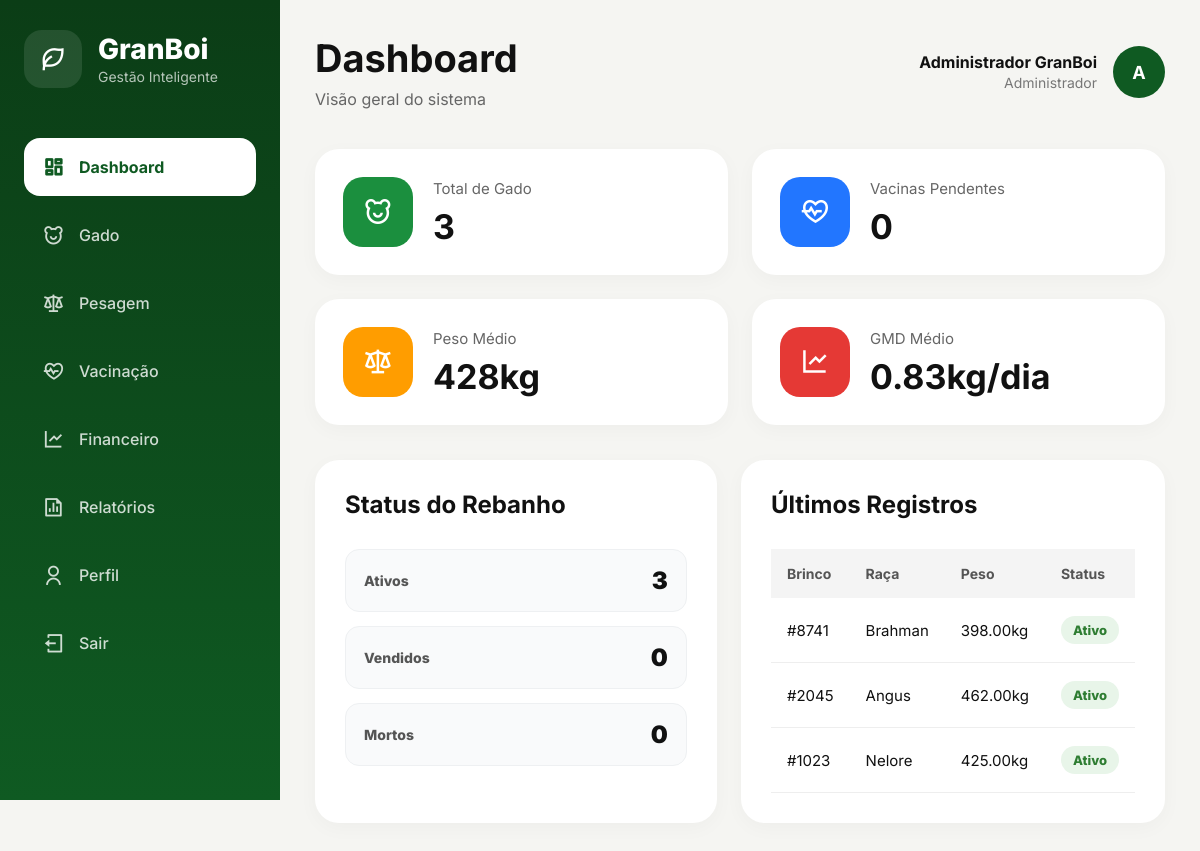
/dashboard (signed in), run on the app's committed database.
### tables this page shows
CREATE TABLE animal (
    id INT AUTO_INCREMENT PRIMARY KEY,
    brinco_identificador VARCHAR(50) NOT NULL UNIQUE,
    nome VARCHAR(100) NULL,
    raca VARCHAR(100) NULL,
    lote VARCHAR(100) NULL,
    data_nascimento DATE NULL,
    sexo ENUM('Macho', 'Fêmea') NOT NULL,
    peso_entrada DECIMAL(10,2) NOT NULL,
    status ENUM('ativo', 'vendido', 'morto', 'excluido') DEFAULT 'ativo',
    observacoes TEXT NULL,
    created_at DATETIME DEFAULT CURRENT_TIMESTAMP,
    updated_at DATETIME DEFAULT CURRENT_TIMESTAMP ON UPDATE CURRENT_TIMESTAMP
);

### app/controllers/Controller.php (called while the page is built, shortened)
<?php
class Controller
{
    protected function render($view, $dados = [])
    {
        $viewPath = ROOT_PATH . "/app/views/{$view}.php";
        extract($dados);
        require_once ROOT_PATH . "/app/layout/cabecalho.php";
        require_once $viewPath;
        require_once ROOT_PATH . "/app/layout/rodape.php";
    }
}

### app/controllers/HomeController.php (called while the page is built)
<?php
class HomeController extends Controller
{
    public function dashboard()
    {
        $dashboardModel = $this->model('Dashboard');
        $this->render('dashboard/dashboard', [
            'titulo' => 'GranBoi - Dashboard',
            'pageCss' => [
                '/public/assets/css/pages/dashboard/dashboard.css'
            ],
            'pageJs' => [
                '/public/assets/js/pages/dashboard/dashboard.js'
            ],
            'totalAnimais' => $dashboardModel->totalAnimais(),
            'totalAtivos' => $dashboardModel->totalPorStatus('ativo'),
            'totalVendidos' => $dashboardModel->totalPorStatus('vendido'),
            'totalMortos' => $dashboardModel->totalPorStatus('morto'),
            'pesoMedio' => $dashboardModel->pesoMedioAtual(),
            'gmdMedio' => $dashboardModel->gmdMedio(),
            'vacinasPendentes' => $dashboardModel->vacinasPendentes(),
            'ultimosAnimais' => $dashboardModel->ultimosAnimais(5),
            'ultimasPesagens' => $dashboardModel->ultimasPesagens(5)
        ]);
    }
}

### app/routes/web.php (called while the page is built, shortened)
<?php
$url = parse_url($_SERVER['REQUEST_URI'], PHP_URL_PATH);
$basePath = parse_url(BASE_URL, PHP_URL_PATH);
$url = str_replace($basePath, '', $url);
$route = $routes[$url];
$method = $route['method'];
require_once ROOT_PATH . '/app/controllers/Controller.php';
$controllerInstance = new $controller();
$controllerInstance->$method();

### index.php (called while the page is built, shortened)
<?php
require_once ROOT_PATH . '/app/routes/web.php';

### app/models/Dashboard.php (called while the page is built, shortened)
<?php
class Dashboard
{
    private $db;
    public function __construct()
    {
        $this->db = Conexao::conectar();
    }
    public function ultimosAnimais($limit = 5)
    {
        $limit = (int) $limit;
        $sql = "
            SELECT
                animal.*,
                COALESCE(ultima_pesagem.peso, animal.peso_entrada) AS peso_atual,
                ultima_pesagem.data_registro AS data_ultima_pesagem
            FROM animal
            LEFT JOIN (
                SELECT aph1.animal_id, aph1.peso, aph1.data_registro
                FROM animal_peso_historico aph1
                INNER JOIN (
                    SELECT animal_id, MAX(data_registro) AS ultima_data
                    FROM animal_peso_historico
                    GROUP BY animal_id
                ) aph2
                    ON aph2.animal_id = aph1.animal_id
                    AND aph2.ultima_data = aph1.data_registro
            ) ultima_pesagem
                ON ultima_pesagem.animal_id = animal.id
            WHERE animal.status != 'excluido'
            ORDER BY animal.id DESC
            LIMIT {$limit}
        ";
        return $this->db->query($sql)->fetchAll(PDO::FETCH_ASSOC);
    }
}

### app/views/dashboard/dashboard.php (the view, shortened to what this page needs)
<main class="main-content">
  <header class="topbar">
    <div class="topbar-title">
      <h1>Dashboard</h1>
      <p>
        Visão geral do sistema
      </p>
    </div>
    <div class="profile">
      <div class="profile-info">
        <h3><?= $_SESSION['usuario']['nome'] ?? 'Usuário' ?></h3>
        <span><?= $_SESSION['usuario']['papel_nome'] ?? 'Perfil' ?></span>
      </div>
      <div class="profile-avatar">
        <?= strtoupper(substr($_SESSION['usuario']['nome'] ?? 'U', 0, 1)) ?>
      </div>
    </div>
  </header>
  <section class="cards">
  <div class="card">
    <div class="card-icon green">
      <i class="ri-bear-smile-line"></i>
    </div>
    <div class="card-info">
      <span>Total de Gado</span>
      <h2><?= htmlspecialchars($totalAnimais ?? 0) ?></h2>
    </div>
  </div>
  <div class="card">
  <div class="card-icon blue">
    <i class="ri-heart-pulse-line"></i>
  </div>
  <div class="card-info">
    <span>Vacinas Pendentes</span>
    <h2><?= htmlspecialchars($vacinasPendentes ?? 0) ?></h2>
  </div>
</div>
  <div class="card">
    <div class="card-icon orange">
      <i class="ri-scales-3-line"></i>
    </div>
    <div class="card-info">
      <span>Peso Médio</span>
      <h2><?= htmlspecialchars($pesoMedio ?? 0) ?>kg</h2>
    </div>
  </div>
  <div class="card">
    <div class="card-icon red">
      <i class="ri-line-chart-line"></i>
    </div>
    <div class="card-info">
      <span>GMD Médio</span>
      <h2>
        <?= $gmdMedio !== null ? htmlspecialchars($gmdMedio) . 'kg/dia' : '-' ?>
      </h2>
    </div>
  </div>
</section>
  <section class="content-grid">
    <div class="chart-box">
  <div class="section-header">
    <h2>Status do Rebanho</h2>
  </div>
  <div class="dashboard-status-summary">
    <div class="dashboard-status-item">
      <span>Ativos</span>
      <strong><?= htmlspecialchars($totalAtivos ?? 0) ?></strong>
    </div>
    <div class="dashboard-status-item">
      <span>Vendidos</span>
      <strong><?= htmlspecialchars($totalVendidos ?? 0) ?></strong>
    </div>
    <div class="dashboard-status-item">
      <span>Mortos</span>
      <strong><?= htmlspecialchars($totalMortos ?? 0) ?></strong>
    </div>
  </div>
</div>
    <div class="table-box">
      <div class="section-header">
        <h2>Últimos Registros</h2>
      </div>
      <table>
        <thead>
          <tr>
            <th>Brinco</th>
            <th>Raça</th>
            <th>Peso</th>
            <th>Status</th>
          </tr>
        </thead>
        <tbody>
  <?php if (!empty($ultimosAnimais)): ?>
    <?php foreach ($ultimosAnimais as $animal): ?>
      <tr>
        <td>
          #<?= htmlspecialchars($animal['brinco_identificador']) ?>
        </td>
        <td>
          <?= htmlspecialchars($animal['raca'] ?? '-') ?>
        </td>
        <td>
          <?= htmlspecialchars($animal['peso_atual'] ?? $animal['peso_entrada']) ?>kg
        </td>
        <td>
          <span class="dashboard-status dashboard-status-<?= htmlspecialchars($animal['status']) ?>">
            <?= ucfirst(htmlspecialchars($animal['status'])) ?>
          </span>
        </td>
      </tr>
    <?php endforeach; ?>
  <?php endif; ?>
</tbody>
      </table>
    </div>
  </section>
</main>

### app/layout/cabecalho.php (shortened to what this page needs)
<!DOCTYPE html>
<html lang="pt-BR">
<head>
    <link rel="stylesheet" href="<?= BASE_URL ?>/public/assets/css/global/style.css">
    <?php if (!empty($pageCss)): ?>
        <?php foreach ($pageCss as $css): ?>
            <link rel="stylesheet" href="<?= BASE_URL . $css ?>">
        <?php endforeach; ?>
    <?php endif; ?>
    <link
        href="https://cdn.jsdelivr.net/npm/remixicon@4.2.0/fonts/remixicon.css"
        rel="stylesheet"
    >
</head>
<body>
<div class="dashboard-container">
    <?php require_once ROOT_PATH . '/app/layout/sidebar.php'; ?>

### app/layout/sidebar.php (shortened to what this page needs)
<?php
$papelUsuario = $_SESSION['usuario']['papel'] ?? '';
$urlAtual = parse_url($_SERVER['REQUEST_URI'], PHP_URL_PATH);
$basePath = parse_url(BASE_URL, PHP_URL_PATH);
$urlAtual = str_replace($basePath, '', $urlAtual);
$menus = [
    [
        'label' => 'Dashboard',
        'url' => '/dashboard',
        'icon' => 'ri-dashboard-line',
        'roles' => ['administrador', 'gestor', 'veterinario', 'operador']
    ],
    [
        'label' => 'Gado',
        'url' => '/animal',
        'icon' => 'ri-bear-smile-line',
        'roles' => ['administrador', 'gestor', 'veterinario', 'operador']
    ],
    [
    'label' => 'Pesagem',
    'url' => '/peso',
    'icon' => 'ri-scales-3-line',
    'roles' => ['administrador', 'gestor', 'veterinario', 'operador']
    ],
    [
        'label' => 'Vacinação',
        'url' => '/vacinas',
        'icon' => 'ri-heart-pulse-line',
        'roles' => ['administrador', 'gestor', 'veterinario']
    ],
    [
        'label' => 'Financeiro',
        'url' => '/financeiro',
        'icon' => 'ri-line-chart-line',
        'roles' => ['administrador', 'gestor']
    ],
    [
        'label' => 'Relatórios',
        'url' => '/relatorios',
        'icon' => 'ri-file-chart-line',
        'roles' => ['administrador', 'gestor']
    ],
    [
        'label' => 'Perfil',
        'url' => '/profile',
        'icon' => 'ri-user-line',
        'roles' => ['administrador', 'gestor', 'veterinario', 'operador']
    ],
];
?>
<aside class="sidebar" id="sidebar">
    <div class="logo">
        <div class="logo-icon">
            <i class="ri-leaf-line"></i>
        </div>
        <div class="logo-text">
            <h2>GranBoi</h2>
            <span>Gestão Inteligente</span>
        </div>
    </div>
    <nav class="menu">
        <?php foreach ($menus as $menu): ?>
            <?php if (in_array($papelUsuario, $menu['roles'])): ?>
                <?php
                    $active = $urlAtual === $menu['url'] ? 'active' : '';
                ?>
                <a href="<?= BASE_URL . $menu['url'] ?>" class="menu-item <?= $active ?>">
                    <i class="<?= $menu['icon'] ?>"></i>
                    <span><?= $menu['label'] ?></span>
                </a>
            <?php endif; ?>
        <?php endforeach; ?>
        <a href="<?= BASE_URL ?>/logout" class="menu-item">
            <i class="ri-logout-box-line"></i>
            <span>Sair</span>
        </a>
    </nav>
</aside>

### app/layout/rodape.php (shortened to what this page needs)
</div>
</body>
</html>

### public/assets/css/global/style.css (style rules this page uses)
* { margin: 0; padding: 0; box-sizing: border-box; }
body { font-family: 'Inter', sans-serif; background: #f5f5f2; color: #111; }
a { text-decoration: none; }
.dashboard-container { display: flex; min-height: 100vh; }
.sidebar { width: 280px; background: linear-gradient( 180deg, #0b3d16, #0f5a22 ); padding: 30px 24px; display: flex; flex-direction: column; position: fixed; height: 100vh; left: 0; top: 0; transition: 0.3s; z-index: 999; }
.logo { display: flex; align-items: center; gap: 16px; margin-bottom: 50px; }
.logo-icon { width: 58px; height: 58px; border-radius: 18px; background: rgba(255,255,255,0.1); display: flex; align-items: center; justify-content: center; }
.logo-icon i { color: white; font-size: 28px; }
.logo-text h2 { color: white; font-size: 28px; font-weight: 800; }
.logo-text span { color: rgba(255,255,255,0.7); font-size: 14px; }
.menu { display: flex; flex-direction: column; gap: 10px; }
.menu-item { width: 100%; height: 58px; border-radius: 16px; display: flex; align-items: center; gap: 14px; padding: 0 18px; color: rgba(255,255,255,0.8); transition: 0.3s; font-weight: 500; }
.menu-item i { font-size: 22px; }
.menu-item.active { background: white; color: #0f5a22; font-weight: 700; }
.main-content { flex: 1; margin-left: 280px; padding: 35px; }
.topbar { display: flex; align-items: center; justify-content: space-between; margin-bottom: 40px; }
.topbar-title h1 { font-size: 38px; margin-bottom: 8px; }
.topbar-title p { color: #666; }
.profile { display: flex; align-items: center; gap: 16px; }
.profile-info { text-align: right; }
.profile-info h3 { font-size: 16px; }
.profile-info span { color: #777; font-size: 14px; }
.profile-avatar { width: 52px; height: 52px; border-radius: 50%; background: #0f5a22; color: white; display: flex; align-items: center; justify-content: center; font-weight: 700; font-size: 18px; }
.cards { display: grid; grid-template-columns: repeat(4, 1fr); gap: 24px; margin-bottom: 35px; }
.card { background: white; border-radius: 24px; padding: 28px; display: flex; align-items: center; gap: 20px; box-shadow: 0 5px 20px rgba(0,0,0,0.03); }
.card-icon { width: 70px; height: 70px; border-radius: 20px; display: flex; align-items: center; justify-content: center; }
.card-icon i { color: white; font-size: 30px; }
.green { background: #1b8f3e; }
.blue { background: #2276ff; }
.orange { background: #ff9d00; }
.red { background: #e53935; }
.card-info span { color: #666; font-size: 15px; }
.card-info h2 { font-size: 34px; margin-top: 8px; }
.content-grid { display: grid; grid-template-columns: 2fr 1fr; gap: 24px; }
.chart-box, .table-box, .form-container, .details-container { background: white; border-radius: 24px; padding: 30px; box-shadow: 0 5px 20px rgba(0,0,0,0.03); }
.section-header { margin-bottom: 30px; }
.section-header h2 { font-size: 24px; }
table { width: 100%; border-collapse: collapse; }
thead { background: #f4f4f4; }
th { text-align: left; padding: 16px; font-size: 14px; color: #555; }
td { padding: 18px 16px; border-bottom: 1px solid #eee; font-size: 15px; }
@media (max-width: 1400px) { .cards { grid-template-columns: repeat(2, 1fr); } }

### data on the page
animal: brinco_identificador "8741", raca "Brahman", peso_atual "398.00", status "Ativo"
animal: brinco_identificador "2045", raca "Angus", peso_atual "462.00", status "Ativo"
animal: brinco_identificador "1023", raca "Nelore", peso_atual "425.00", status "Ativo"

### other printed values
$menu['label'] "Dashboard"
$menu['label'] "Gado"
$menu['label'] "Pesagem"
$menu['label'] "Vacinação"
$menu['label'] "Financeiro"
$menu['label'] "Relatórios"
$menu['label'] "Perfil"
$_SESSION['usuario']['nome'] "Administrador GranBoi"
$_SESSION['usuario']['papel_nome'] "Administrador"
substr($_SESSION['usuario']['nome'] ?? 'U', 0, 1) "A"
$totalAnimais "3"
$vacinasPendentes "0"
$pesoMedio "428"
$gmdMedio "0.83"
$totalAtivos "3"
